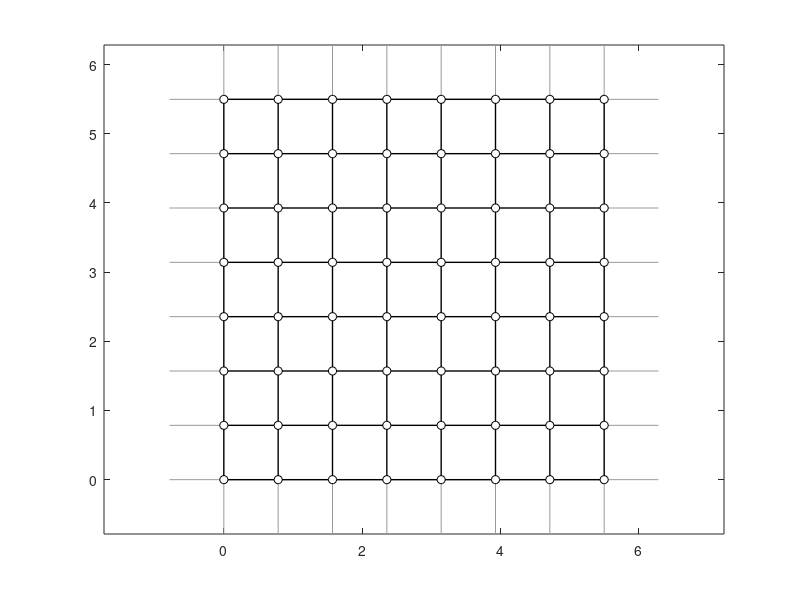
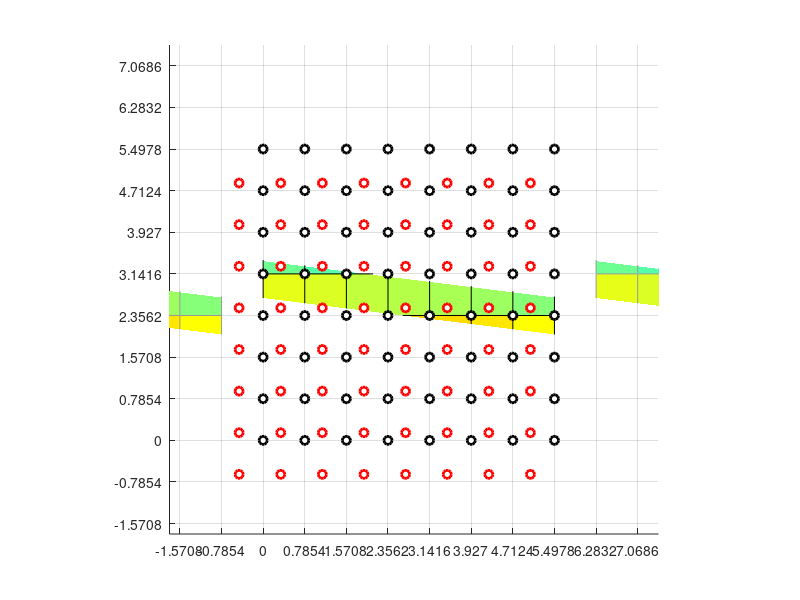

MATLAB code to generate these figures, in order: (Note: this script raises an error after producing the figures.)
% testing different versions of hysteretic force evaluation for elastic dry
% friction
clc
clear all
addpath('../ROUTINES/export_fig/')

%% Frequency configuration
Nc = 2;
ws = [1.0 sqrt(2)];
% ws = [1.0 pi];
% ws = [pi 1.0];

%%
Nt = 8;

t = linspace(0, 2*pi, Nt+1)';  t(end) = [];
taus = cell(Nc, 1);
[taus{:}] = ndgrid(t);

%% ranking based on "d" - No physical need for this
ds = (taus{1}*ws(1)+taus{2}*ws(2))/vecnorm(ws);
[~, si] = sort(ds(:));
% (i-1)*Nt+(j-1)

sxi = floor(si/Nt)+1;
sxi(sxi>Nt) = Nt;
syi = si - (sxi-1)*Nt;
sxi(syi==0) = sxi(syi==0)-1;
syi = si - (sxi-1)*Nt;

%% "Previous" points in time
delt = t(2)/vecnorm(ws);

figure(2)
clf()
for i=0:2
    for j=0:2
%         surf(taus{1}+(i-1)*t(end), taus{2}+(j-1)*t(end), ds*0, ...
%             'EdgeColor', [1 1 1]*0.6*(i~=1 | j~=1), 'FaceColor', 'none')
        surf(taus{1}+(i-1)*2*pi, taus{2}+(j-1)*2*pi, reshape(-(1:Nt^2), Nt,Nt), ...
            'EdgeColor', [1 1 1]*0.6*(i~=1 | j~=1)); hold on
    end
end
surf(taus{1}, taus{2}, ds*0, ...
    'EdgeColor', 'k', 'FaceColor', 'none'); hold on
set(gca, 'View', [0 90])
colormap(jet((Nt+1)^2))

angs = linspace(pi, 3*pi/2, 45);
for i=1:Nt
    for j=1:Nt
         plot(taus{1}(i,j) + t(2)*cos(angs), taus{2}(i,j) + t(2)*sin(angs), 'm-', 'LineWidth', 2)
    end
end

quiver(taus{1}-ws(1)*delt, taus{2}-ws(2)*delt, ones(Nt)*ws(1)*delt, ones(Nt)*ws(2)*delt, 'm-', 'LineWidth', 2)
plot(taus{1}, taus{2}, 'ko', 'MarkerFaceColor', 'w', 'LineWidth', 2); hold on
plot(taus{1}-ws(1)*delt, taus{2}-ws(2)*delt, 'ro', 'MarkerFaceColor', 'w', 'LineWidth', 2)
axis equal

xlim([-t(2)*2.25 2*pi+t(2)*1.5])
ylim([-t(2)*2.25 2*pi+t(2)*1.5])

set(gca, 'XTick', -2*pi:t(2):4*pi)
set(gca, 'YTick', -2*pi:t(2):4*pi)

%%
figure(1)
clf()
set(gcf, 'Color', 'white')
plot([-t(2) 2*pi], t.*[1 1], 'Color', [1 1 1]*.6, 'LineWidth', 0.25); hold on
plot(t.*[1 1], [-t(2) 2*pi], 'Color', [1 1 1]*.6, 'LineWidth', 0.25)
mesh(taus{1}, taus{2}, taus{1}*0, 'EdgeColor', 'k', 'LineWidth', 1); hold on
plot(taus{1}, taus{2}, 'ko', 'MarkerFaceColor', 'w'); hold on
axis equal

Np = 8;
am1 = 20;
am2 = 3.5;
aa = gobjects(2);
cols = repmat([1 0 0], 2*Np+1, 1);
kk = 1;

xsh = pi+t(2)-(2*pi*3/Np+(ws(1)/ws(2))*(pi+t(2)));
for i=-Np:Np
    quiver(2*pi*i/Np+xsh, -t(2), ws(1)/vecnorm(ws)*am1, ws(2)/vecnorm(ws)*am1, '-', 'LineWidth', 1, 'Color', cols(kk,:));
    quiver(2*pi*i/Np+xsh, -t(2), ws(1)/vecnorm(ws)*am2, ws(2)/vecnorm(ws)*am2, '-', 'LineWidth', 1.5, 'Color', cols(kk,:));
    kk = kk+1;
end

tt = text(taus{1}(:)-0.4, taus{2}(:)-0.2, num2str((1:Nt^Nc)'), 'FontWeight', 'bold');

tics = (0:.25:1);
ticls = {'0', '\pi/2', '\pi', '3\pi/2', '2\pi'};
set(gca, 'XTick', tics*2*pi)
set(gca, 'XTickLabel', ticls)
set(gca, 'YTick', tics*2*pi)
set(gca, 'YTickLabel', ticls)

xlim([-t(2) 2*pi])
ylim([-t(2) 2*pi])
xlabel('Scaled Time $\tau_1$')
ylabel('Scaled Time $\tau_2$')

pti = 37;
plot(taus{1}(pti)-t(2)*cos([t;2*pi]/4), taus{2}(pti)-t(2)*sin([t;2*pi]/4), 'b-', 'LineWidth', 1.5)
mm = plot(taus{1}(pti)-ws(1)*t(2)/vecnorm(ws), taus{2}(pti)-ws(2)*t(2)/vecnorm(ws), 'kh', 'MarkerFacecolor', 'b');
rr = plot(taus{1}(pti), taus{2}(pti), 'kh', 'MarkerFaceColor', 'r') ;

mesh(taus{1}(pti)+[-1.5 -1.5;.5 .5]*t(2), taus{2}(pti)+[-1.5 .5;-1.5 .5]*t(2), zeros(2), 'FaceColor', 'none', 'LineStyle', '-.', 'EdgeColor', [0 1 0]*0.6, 'LineWidth', 2)

export_fig('./FIGS/E_qpgrid.png', '-dpng')
% %%
xl = taus{1}(pti)+[-1.5 .5]*t(2);
yl = taus{2}(pti)+[-1.5 .5]*t(2);
xlim(xl); ylim(yl);
for i=1:length(tt)
    if ~any(i==[pti pti-1 pti-Nt pti-Nt-1])
        tt(i).Visible = 'off';
    else
        tt(i).Position = tt(i).Position+[0.3 0.25 0];
        tt(i).FontSize = 15;
    end
end
quiver(taus{1}(pti)-ws(1)*t(2)/vecnorm(ws), taus{2}(pti)-ws(2)*t(2)/vecnorm(ws), ws(1)*t(2)/vecnorm(ws), ws(2)*t(2)/vecnorm(ws), '-', 'LineWidth', 2, 'Color', [1 1 0]*0.5)
rr.MarkerSize = 15;
mm.MarkerSize = 15;

export_fig('./FIGS/E_qpgrid_zoom.png', '-dpng')

%%
figure(10)
clf()
set(gcf, 'Color', 'white')
plot([-t(2) 2*pi], t.*[1 1], 'Color', [1 1 1]*.6, 'LineWidth', 0.25); hold on
plot(t.*[1 1], [-t(2) 2*pi], 'Color', [1 1 1]*.6, 'LineWidth', 0.25)
mesh(taus{1}, taus{2}, taus{1}*0, 'EdgeColor', 'k', 'LineWidth', 1); hold on
plot(taus{1}, taus{2}, 'ko', 'MarkerFaceColor', 'w'); hold on
axis equal

Np = 8;
am1 = 20;
am2 = 3.5;
aa = gobjects(2);
cols = repmat([1 0 0], 2*Np+1, 1);
kk = 1;

xsh = pi+t(2)-(2*pi*3/Np+(ws(1)/ws(2))*(pi+t(2)));
for i=-Np:Np
    quiver(2*pi*i/Np+xsh, -t(2), ws(1)/vecnorm(ws)*am1, ws(2)/vecnorm(ws)*am1, '-', 'LineWidth', 1, 'Color', cols(kk,:));
    quiver(2*pi*i/Np+xsh, -t(2), ws(1)/vecnorm(ws)*am2, ws(2)/vecnorm(ws)*am2, '-', 'LineWidth', 1.5, 'Color', cols(kk,:));
    kk = kk+1;
end

tt = text(taus{1}(:)-0.4, taus{2}(:)-0.2, num2str((1:Nt^Nc)'), 'FontWeight', 'bold');

tics = (0:.25:1);
ticls = {'0', '\pi/2', '\pi', '3\pi/2', '2\pi'};
set(gca, 'XTick', tics*2*pi)
set(gca, 'XTickLabel', ticls)
set(gca, 'YTick', tics*2*pi)
set(gca, 'YTickLabel', ticls)

xlim([-t(2) 2*pi])
ylim([-t(2) 2*pi])
xlabel('Scaled Time $\tau_1$')
ylabel('Scaled Time $\tau_2$')

pti = 37;
mesh(taus{1}(pti)+[-1.5 -1.5;.5 .5]*t(2), taus{2}(pti)+[-1.5 .5;-1.5 .5]*t(2), zeros(2), 'FaceColor', 'none', 'LineStyle', '-.', 'EdgeColor', [0 1 0]*0.6, 'LineWidth', 2)

plot(taus{1}(pti)-t(2)*[0 1], taus{2}(pti)-t(2)*[1 0], '-', 'LineWidth', 1.5, 'Color', [0 1 0]*0.6)
yy = plot(taus{1}(pti)-ws(1)/sum(ws)*t(2), taus{2}(pti)-ws(2)/sum(ws)*t(2), 'kh', 'MarkerFaceColor', 'g');
mm = plot(taus{1}(pti)-t(2), taus{2}(pti), 'kh', 'MarkerFacecolor', 'b');
gg = plot(taus{1}(pti), taus{2}(pti)-t(2), 'kh', 'MarkerFacecolor', 'b');
rr = plot(taus{1}(pti), taus{2}(pti), 'kh', 'MarkerFaceColor', 'r') ;

export_fig('./FIGS/E_qpgrid2.png', '-dpng')

xl = taus{1}(pti)+[-1.5 .5]*t(2);
yl = taus{2}(pti)+[-1.5 .5]*t(2);
xlim(xl); ylim(yl);
for i=1:length(tt)
    if ~any(i==[pti pti-1 pti-Nt pti-Nt-1])
        tt(i).Visible = 'off';
    else
        tt(i).Position = tt(i).Position+[0.3 0.25 0];
        tt(i).FontSize = 15;
    end
end
quiver(taus{1}(pti)-t(2), taus{2}(pti), t(2), 0, '-', 'LineWidth', 2, 'Color', [1 1 0]*0.5)
quiver(taus{1}(pti), taus{2}(pti)-t(2), 0, t(2), '-', 'LineWidth', 2, 'Color', [1 1 0]*0.5)
rr.MarkerSize = 15;
yy.MarkerSize = 15;
mm.MarkerSize = 15;
gg.MarkerSize = 15;

export_fig('./FIGS/E_qpgrid2_zoom.png', '-dpng')

%%
Ncs = logspace(0, 5, 100);
Nt = 16;

figure(100)
clf()
loglog(Nt.^Ncs, (2.^Ncs)./(Nt.^Ncs), 'r-', 'LineWidth', 2); hold on
loglog(Nt.^Ncs, Ncs./(Nt.^Ncs), 'b-', 'LineWidth', 2); hold on
xlabel('$N_t^{N_c}$')
ylabel('Sparsity (\%)')

legend('Approach 1', 'Approach 2')

set(gcf, 'Color', 'white')
export_fig('./FIGS/E_nmapsps.png', '-dpng')